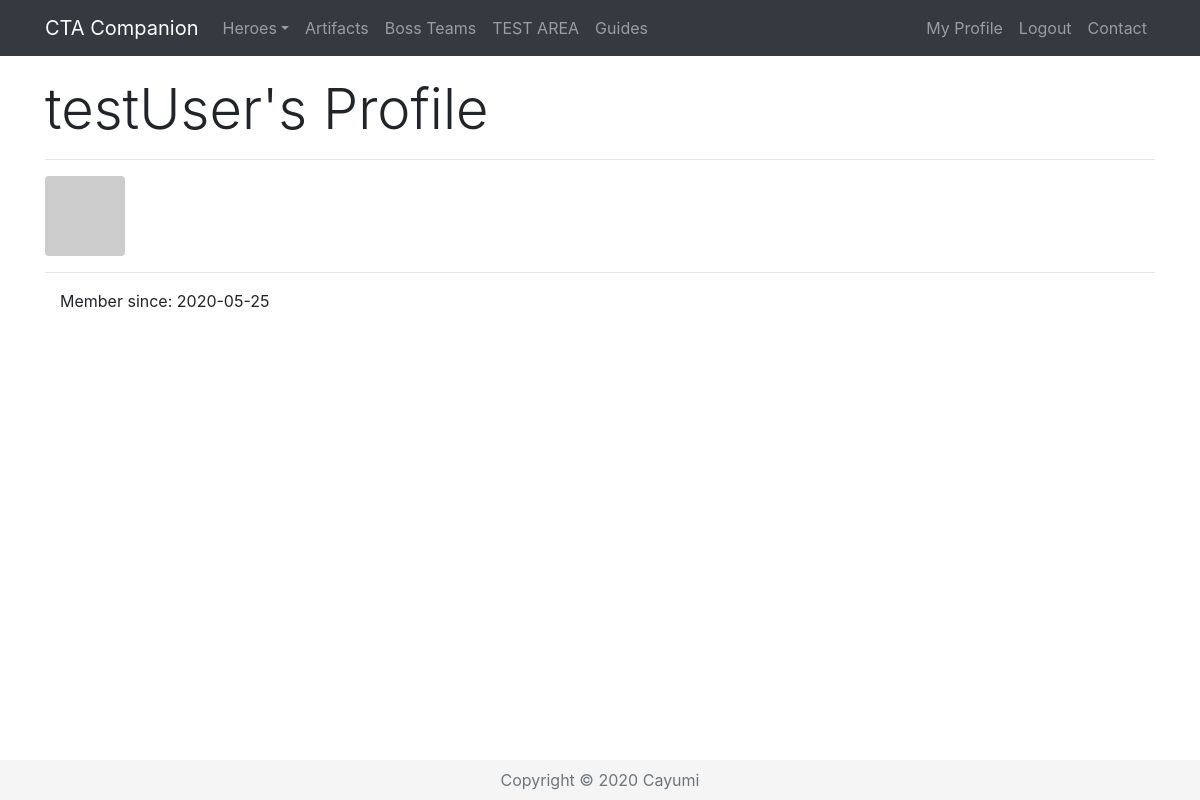
The page /profile/testUser (signed in) on the database as committed earlier.
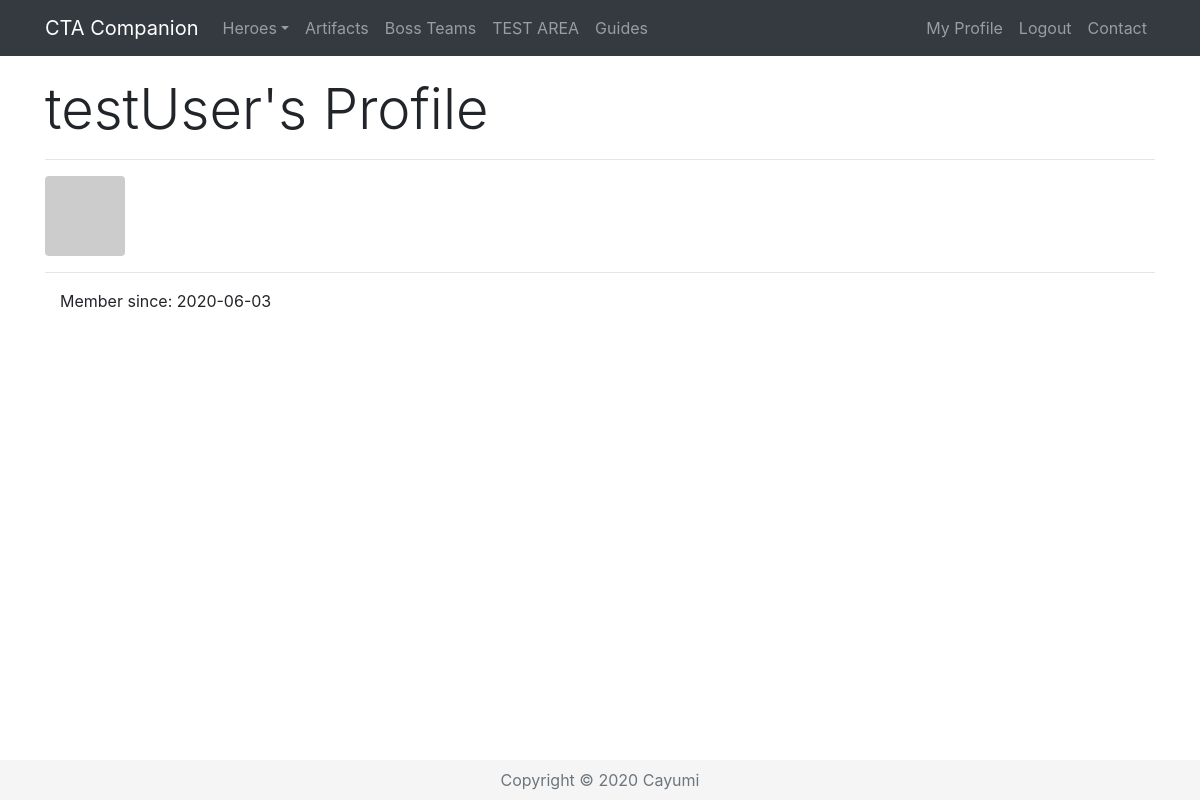
The same page on the database as committed later.
### app/models.py (models this page shows, shortened)
class User(UserMixin, db.Model):
    id = db.Column(db.Integer, primary_key=True)
    username = db.Column(db.String(64), index=True, unique=True)
    email = db.Column(db.String(120), index=True, unique=True)
    password_hash = db.Column(db.String(128))
    registered = db.Column(db.DateTime, default=datetime.utcnow)
    posts = db.relationship('Post', backref='author', lazy='dynamic')
    heroes = db.relationship('Hero', backref='player', lazy='dynamic')
    def avatar(self, size):
        digest = md5(self.email.lower().encode('utf-8')).hexdigest()
        return 'https://www.gravatar.com/avatar/{}?d=identicon&s={}'.format(digest, size)
    def registeredProper(self, date):
        proper = date.strftime("%Y-%m-%d")
        return proper

### app/routes.py (the view)
@app.route('/profile/<username>')
@login_required
def profile(username):
    user = User.query.filter_by(username=username).first_or_404()
    return render_template('profile.html', user=user, title='Profile')

### app/models.py (called while the page is built)
@login.user_loader
def load_user(id):
    return User.query.get(int(id))

### app/templates/profile.html
{% extends "base.html" %}
{% block content %}
<div class="row pt-3">
    <div class="col-lg-12">
    <h1 class="display-4">{{ user.username }}'s Profile</h1>
        <hr>
        <img class="rounded" src="{{ user.avatar(128) }}">
        <hr>
        <p class="instructions">Member since: {{ user.registeredProper(user.registered) }}</p>
    </div>
</div>
{% endblock %}

### app/templates/base.html (shortened to what this page needs)
<!DOCTYPE html>
<html lang="en">
  <head>
    <link rel="stylesheet" href="https://stackpath.bootstrapcdn.com/bootstrap/4.5.0/css/bootstrap.min.css">
    <link rel="stylesheet" type="text/css" href="https://cdn.datatables.net/v/bs4/dt-1.10.21/r-2.2.5/datatables.min.css"/>
    <link href="{{ url_for('static', filename='style.css') }}" rel="stylesheet">
  </head>
  <body>
  <header>
<nav class="navbar navbar-expand-lg fixed-top navbar-dark bg-dark">
  <div class="container">
    <a class="navbar-brand" href="{{ url_for('index') }}">CTA Companion</a>
    <div class="collapse navbar-collapse" id="ctacNav">
      <ul class="navbar-nav mr-auto">
          {% if current_user.is_authenticated %}
        <li class="nav-item dropdown">
          <a class="nav-link dropdown-toggle" href="#" id="dropdownCtaC" data-toggle="dropdown" aria-haspopup="true" aria-expanded="false">Heroes</a>
        </li>
        <li class="nav-item">
          <a class="nav-link" href="#">Artifacts</a>
        </li>
        <li class="nav-item">
          <a class="nav-link" href="#">Boss Teams</a>
        </li>
        <li class="nav-item">
          <a class="nav-link" href="{{ url_for('test', username=current_user.username) }}">TEST AREA</a>
      </li>
          {% endif %}
        <li class="nav-item">
          <a class="nav-link" href="#">Guides</a>
        </li>
      </ul>
      <ul class="navbar-nav ml-auto">
        {% if current_user.is_anonymous %}
      <li class="nav-item">
          <a class="nav-link" href="{{ url_for('login') }}">Login</a>
      </li>
      <li class="nav-item">
          <a class="nav-link" href="{{ url_for('register') }}">Sign up</a>
      </li>
        {% else %}
      <li class="nav-item">
          <a class="nav-link" href="{{ url_for('profile', username=current_user.username) }}">My Profile</a>
      </li>
      <li class="nav-item">
          <a class="nav-link" href="{{ url_for('logout') }}">Logout</a>
      </li>
        {% endif %}
        <li class="nav-item">
          <a class="nav-link" href="{{ url_for('contact') }}">Contact</a>
        </li>
      </ul>
    </div>
  </div>
</nav></header>
<main role="main">
<div class="container">
{% block content %}{% endblock %}
</div></main>
<footer class="footer mt-auto text-center">
  <div class="container">
    <span class="text-muted">Copyright &copy; 2020 <a href="http://www.cayumi.com" target="_blank" class="text-muted">Cayumi</a></span>
  </div>
</footer>
  </body>
</html>

### app/static/style.css (style rules this page uses)
main > .container { padding: 60px 15px 0; }
.footer { background-color: #f5f5f5; }
.footer > .container { padding-right: 15px; padding-left: 15px; }
.instructions { padding-left: 15px; }

### app/templates/base.html (style rules this page uses)
html { position: relative; min-height: 100%; }
body { margin-bottom: 40px; }
.footer { position: absolute; bottom: 0; width: 100%; height: 40px; line-height: 40px; background-color: #f5f5f5; }

Rows that differ between the two databases and show on the page:
changed User "testUser": registeredProper "2020-05-25" → "2020-06-03"
